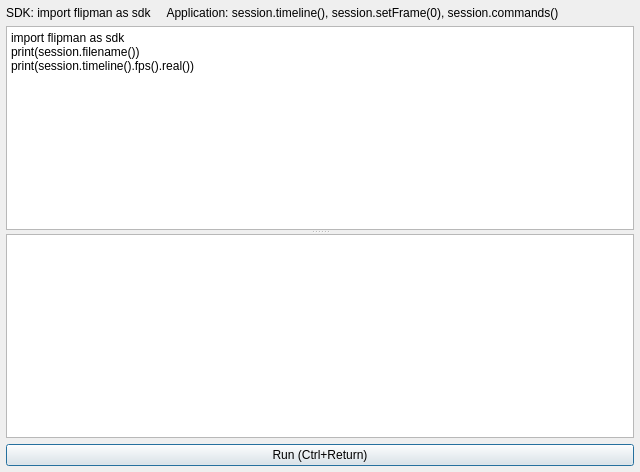
<?xml version='1.0' encoding='UTF-8'?>
<ui version="4.0">
 <class>PythonDialog</class>
 <widget class="QDialog" name="PythonDialog">
  <property name="windowTitle">
   <string>Flipman Python</string>
  </property>
  <property name="minimumSize">
   <size>
    <width>640</width>
    <height>420</height>
   </size>
  </property>
  <layout class="QVBoxLayout" name="pythonLayout">
   <property name="spacing">
    <number>6</number>
   </property>
   <property name="leftMargin">
    <number>6</number>
   </property>
   <property name="topMargin">
    <number>6</number>
   </property>
   <property name="rightMargin">
    <number>6</number>
   </property>
   <property name="bottomMargin">
    <number>6</number>
   </property>
   <item>
    <widget class="QLabel" name="helpLabel">
     <property name="text">
      <string>SDK: import flipman as sdk     Application: session.timeline(), session.setFrame(0), session.commands()</string>
     </property>
     <property name="wordWrap">
      <bool>true</bool>
     </property>
    </widget>
   </item>
   <item>
    <widget class="QSplitter" name="editorSplitter">
     <property name="orientation">
      <enum>Qt::Vertical</enum>
     </property>
     <widget class="QPlainTextEdit" name="editor">
      <property name="plainText">
       <string>import flipman as sdk
print(session.filename())
print(session.timeline().fps().real())
</string>
      </property>
      <property name="toolTip">
       <string>Python source; Ctrl+Return runs the script in the persistent interpreter</string>
      </property>
     </widget>
     <widget class="QPlainTextEdit" name="output">
      <property name="readOnly">
       <bool>true</bool>
      </property>
     </widget>
    </widget>
   </item>
   <item>
    <widget class="QPushButton" name="runButton">
     <property name="text">
      <string>Run (Ctrl+Return)</string>
     </property>
     <property name="shortcut">
      <string>Ctrl+Return</string>
     </property>
     <property name="toolTip">
      <string>Run (Ctrl+Return)</string>
     </property>
    </widget>
   </item>
  </layout>
 </widget>
 <resources />
 <connections />
</ui>
